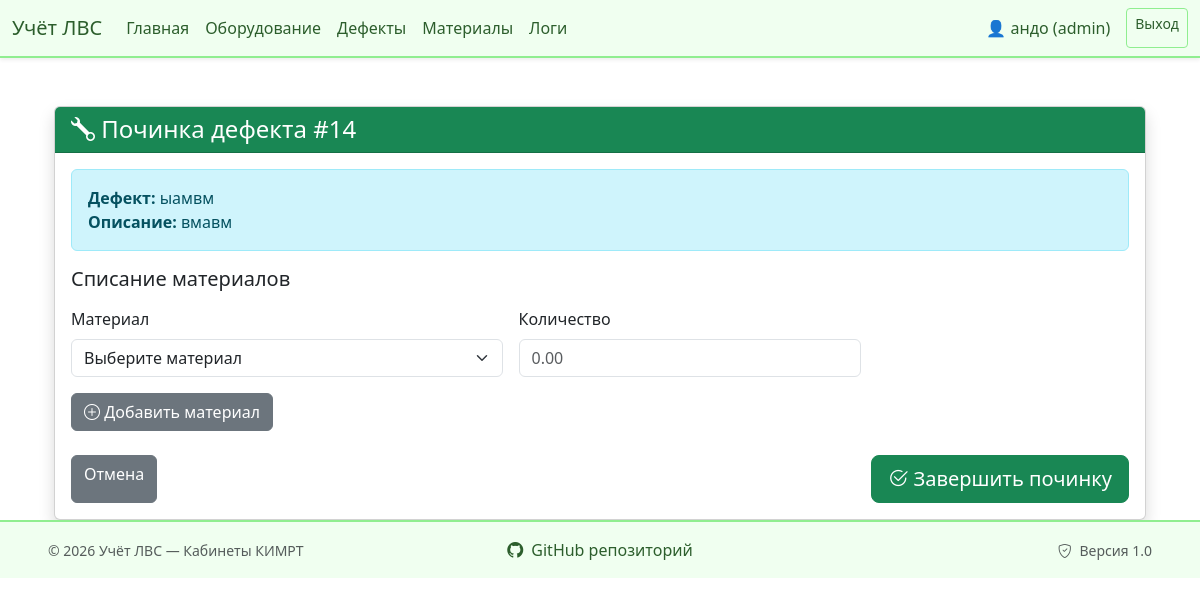
/superproject/controllers/defects.controller.php?fix_id=14 (signed in), run on the app's committed database.
### tables this page shows
CREATE TABLE `defects` (
  `id` int(11) NOT NULL,
  `title` varchar(255) NOT NULL,
  `point_id` int(11) NOT NULL,
  `category` varchar(50) DEFAULT NULL,
  `severity` enum('high','medium','low') DEFAULT 'medium',
  `description` text NOT NULL,
  `photo_path` varchar(255) DEFAULT NULL,
  `status` enum('open','in_progress','closed') DEFAULT 'open',
  `created_by` int(11) DEFAULT NULL,
  `created_at` timestamp NULL DEFAULT CURRENT_TIMESTAMP
);

### superproject/models/defects.model.php (called while the page is built, shortened)
<?php
function getDefectById($pdo, $id) {
    $sql = "SELECT * FROM defects WHERE id = :id";
    $stmt = $pdo->prepare($sql);
    $stmt->execute([':id' => $id]);
    return $stmt->fetch(PDO::FETCH_ASSOC);
}

### superproject/views/fix_defect.view.php (the view, shortened to what this page needs)
<!DOCTYPE html>
<html lang="ru">
<head>
    <link href="https://cdn.jsdelivr.net/npm/bootstrap@5.3.3/dist/css/bootstrap.min.css" rel="stylesheet">
    <link rel="stylesheet" href="https://cdn.jsdelivr.net/npm/bootstrap-icons@1.11.3/font/bootstrap-icons.min.css">
</head>
<body>
<?php include __DIR__ . '/components/header.view.php'; ?>
<div class="container mt-4">
    <div class="card shadow">
        <div class="card-header bg-success text-white">
            <h4 class="mb-0"><i class="bi bi-wrench"></i> Починка дефекта #<?= $defect['id'] ?></h4>
        </div>
        <div class="card-body">
            <div class="alert alert-info">
                <strong>Дефект:</strong> <?= htmlspecialchars($defect['title']) ?><br>
                <strong>Описание:</strong> <?= nl2br(htmlspecialchars($defect['description'])) ?>
            </div>
            <form method="POST" id="fixForm">
                <h5 class="mb-3">Списание материалов</h5>
                <div id="materialsContainer">
                    <div class="material-row row g-3 mb-3">
                        <div class="col-md-5">
                            <label class="form-label">Материал</label>
                            <select name="material_id[]" class="form-select" required>
                                <option value="">Выберите материал</option>
                            </select>
                        </div>
                        <div class="col-md-4">
                            <label class="form-label">Количество</label>
                            <input type="number" name="quantity[]" class="form-control" step="0.01" min="0" placeholder="0.00" required>
                        </div>
                        <div class="col-md-3 d-flex align-items-end">
                        </div>
                    </div>
                </div>
                <div class="mt-3 mb-4">
                    <button type="button" id="addMaterialBtn" class="btn btn-secondary"><i class="bi bi-plus-circle"></i> Добавить материал</button>
                </div>
                <div class="d-flex justify-content-between mt-4">
                    <a href="defects.controller.php" class="btn btn-secondary">Отмена</a>
                    <button type="submit" class="btn btn-success btn-lg"><i class="bi bi-check2-circle"></i> Завершить починку</button>
                </div>
            </form>
        </div>
    </div>
</div>
<?php include __DIR__ . '/components/footer.view.php'; ?>
</body>
</html>

### superproject/views/components/header.view.php (style rules this page uses)
body { display: flex; flex-direction: column; min-height: 100vh; margin: 0; }
.container { flex: 1; }

### data on the page
defects: id "14", title "ыамвм", description "вмавм"

### other printed values
$_SESSION['user']['login'] "андо"
$_SESSION['user']['role'] "admin"
